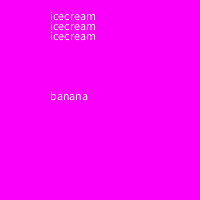
Frame 1 (no input)
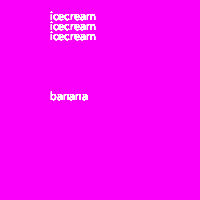
Frame 60 (the mouse pressed at the canvas centre just before this capture)
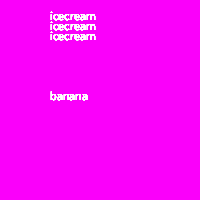
Frame 120 (the mouse held since frame 60 and released just before this capture)

The Processing sketch that drew these frames (run headless with seeded random() and noise(); from frame 60 on, the mouse is pressed at the canvas centre):

// Processing sketch: banana_split
// ── banana_split.pde
 void setup(){
fill(#E850D4);
background(250, 0, 250);
   size(200, 200);

    }

    void draw(){
      {
for(int i=0; i<3; i+=1){
      fill(#FFFFFF);
      text("icecream", 50, 10*i+20);
    }
    
      text("banana", 50, 100);
    }}
